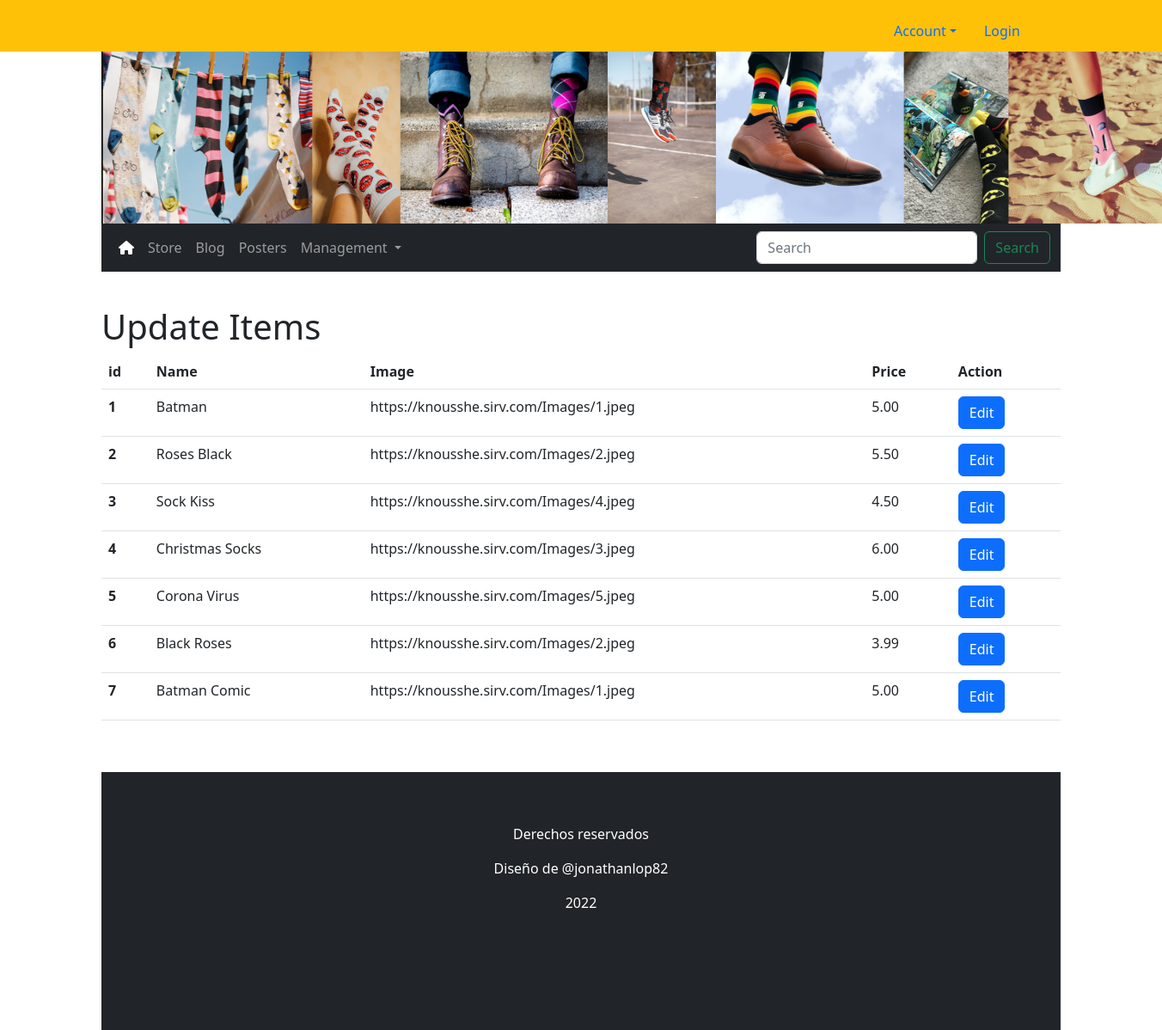
/update, run on an earlier commit of the app's database.
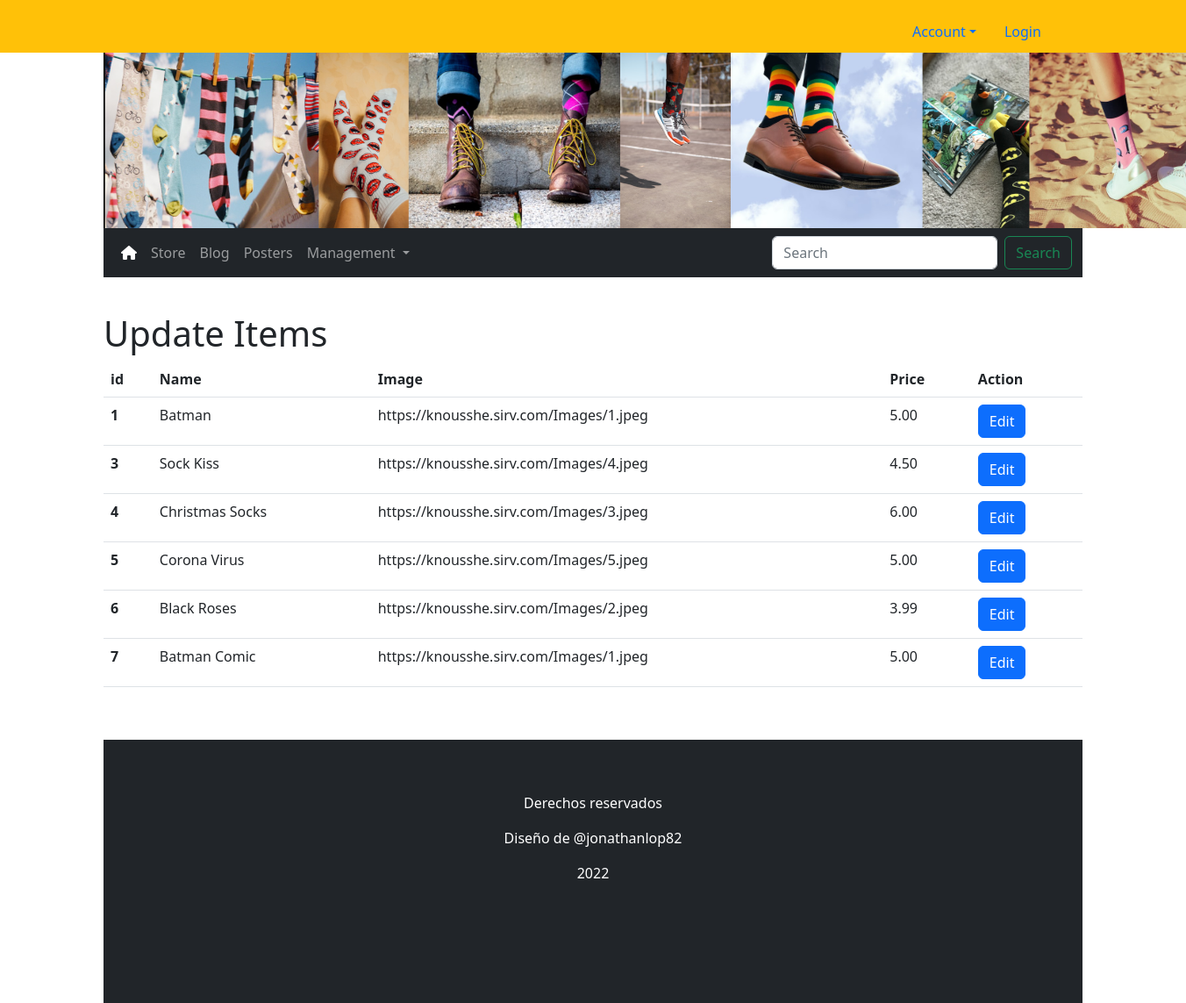
And on a later commit of the database.
### app.py (models this page shows, shortened)
class Items(db.Model):
    id = db.Column(db.Integer, primary_key=True)
    name = db.Column(db.String(250), unique=True, nullable=False)
    image = db.Column(db.String(250), nullable=False)
    price = db.Column(db.Float, nullable=False)

### app.py (the view)
@app.route('/update')
def update():
    all_items = db.session.query(Items).all()
    total_items = len(all_items)
    return render_template('update.html', all_items=all_items)

### templates/update.html
{% extends 'base.html' %}
{% block main %}
<div class="container update-items">
    <h1>Update Items</h1>
    <table class="table">
        <thead>
          <tr>
            <th scope="col">id</th>
            <th scope="col">Name</th>
            <th scope="col">Image</th>
            <th scope="col">Price</th>
            <th scope="col">Action</th>
          </tr>
        </thead>
        <tbody>
        {% for item in all_items %}
          <tr>
            <th scope="row">{{ item.id }}</th>
            <td>{{ item.name }}</td>
            <td>{{ item.image }}</td>
            <td>{{ "%.2f"|format(item.price) }}</td>
            <td><a class="btn btn-primary" href="/update/{{ item.id }}" role="button">Edit</a></td>
          </tr>
          {% endfor %}
        </tbody>
      </table>
{% endblock %}

### templates/base.html (shortened to what this page needs)
<!DOCTYPE html>
<html lang="en">
<head>
    <link rel="stylesheet" href="{{ url_for('static', filename='css/styles.css') }}">
    <link href="https://cdn.jsdelivr.net/npm/bootstrap@5.2.1/dist/css/bootstrap.min.css" rel="stylesheet">
</head>
<body>
    <div class="top">
      <div class="row">
        <div class="col-9">
        </div>
        <div class="col-3">
          <ul class="nav nav-pills">
            <li class="nav-item dropdown">
              <a class="nav-link dropdown-toggle" data-bs-toggle="dropdown" href="#" role="button" aria-expanded="false">Account</a>
            </li>
            <li class="nav-item">
              <a class="nav-link" href="#">Login</a>
            </li>
          </ul>
        </div>
      </div>
    </div>
    <div class="container header">
        <img width="1300" height="200" src="{{ url_for('static', filename='img/banner.png') }}" alt="">
    </div>
    <div class="container menu">
        <nav class="navbar navbar-dark navbar-expand-lg bg-dark">
            <div class="container-fluid">
              <div class="collapse navbar-collapse" id="navbarSupportedContent">
                <ul class="navbar-nav me-auto mb-2 mb-lg-0">
                  <li class="nav-item">
                    <a class="nav-link active" aria-current="page" href="{{ url_for("index") }}"><i class="fa-solid fa-house"></i></a>
                  </li>
                  <li class="nav-item">
                    <a class="nav-link" href="{{ url_for("store") }}">Store</a>
                  </li>
                  <li class="nav-item">
                    <a class="nav-link" href="#">Blog</a>
                  </li>
                  <li class="nav-item">
                    <a class="nav-link" href="#">Posters</a>
                  </li>
                  <li class="nav-item dropdown">
                    <a class="nav-link dropdown-toggle" href="#" role="button" data-bs-toggle="dropdown" aria-expanded="false">
                      Management
                    </a>
                  </li>
                </ul>
                <form class="d-flex" role="search">
                  <input class="form-control me-2" type="search" placeholder="Search" aria-label="Search">
                  <button class="btn btn-outline-success" type="submit">Search</button>
                </form>
              </div>
            </div>
          </nav>
    </div>
    {% block main %}
    {% endblock %}
  <div class="footer text-center">
    <p>Derechos reservados</p>
    <p>Diseño de @jonathanlop82</p>
    <p>2022</p>
  </div>
</body>
</html>

### static/css/styles.css (style rules this page uses)
.top { background-color: #FFC108; height: 60px; padding: 1rem; }
.header { margin: 0px; padding: 0px; }
.footer { background-color: #212529; height: 300px; margin-top: 60px; padding-top: 60px; color: white; }
.update-items { margin-top: 40px; }

What changed in the data, as far as the page shows it:
removed Items: id "2", name "Roses Black", image "https://knousshe.sirv.com/Images/2.jpeg", price "5.50"
